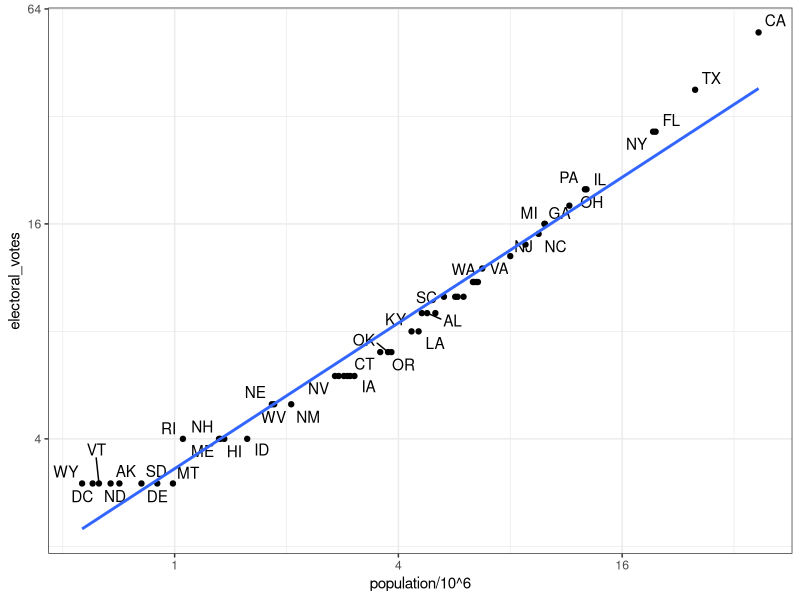

Here is the R script that generated this plot:
# The join functions in the dplyr package combine two tables such that matching
# rows are together
# 
# left_join() only keeps rows that have information in the first table
# 
# right_join() only keeps rows that have information in the second table
# 
# inner_join() only keeps rows that have information in both tables (intersection)
# 
# full_join() keeps all rows from both tables (union)
# 
# semi_join() keeps part of first table for which we have information in the second
# 
# anti_join() keeps the elements of the first table for which there is no
# information in the second
# 
# 
## Code:

# import US murders data
library(tidyverse)
library(ggrepel)
library(dslabs)
ds_theme_set()
data(murders)
head(murders)

# import US election results data
data(polls_us_election_2016)
head(results_us_election_2016)
identical(results_us_election_2016$state, murders$state)

# join the murders table and US election results table
tab <- left_join(murders, results_us_election_2016, by = "state")
head(tab)

# plot electoral votes versus population
tab %>% ggplot(aes(population/10^6, electoral_votes, label = abb)) +
  geom_point() +
  geom_text_repel() + 
  scale_x_continuous(trans = "log2") +
  scale_y_continuous(trans = "log2") +
  geom_smooth(method = "lm", se = FALSE)

# make two smaller tables to demonstrate joins
tab1 <- slice(murders, 1:6) %>% select(state, population)
tab1
tab2 <- slice(results_us_election_2016, c(1:3, 5, 7:8)) %>% select(state, electoral_votes)
tab2

# experiment with different joins
left_join(tab1, tab2)
tab1 %>% left_join(tab2)
tab1 %>% right_join(tab2)
inner_join(tab1, tab2)
semi_join(tab1, tab2)
anti_join(tab1, tab2)
